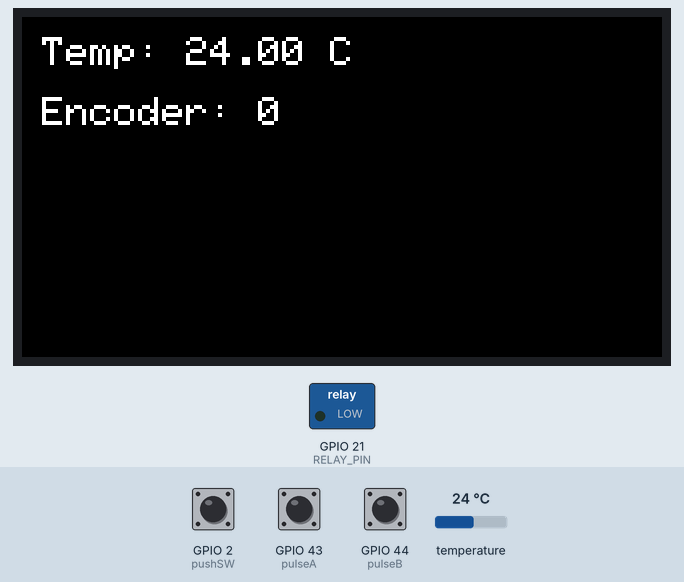
Recording of a program running on a simulated ESP32-S3. Shown: 320×170 colour display, switched loads named in the program (green lamp = pin HIGH). Inputs (shaded band) come from the test bench; at power-on: temperature 24 °C, GPIO 44 (pulseB) HIGH, GPIO 43 (pulseA) HIGH, GPIO 2 (pushSW) HIGH. What the program prints to the serial monitor is not drawn.

Above: at 2.4 s.
2.5 s: temperature set to 12 °C
At 5.5 s:
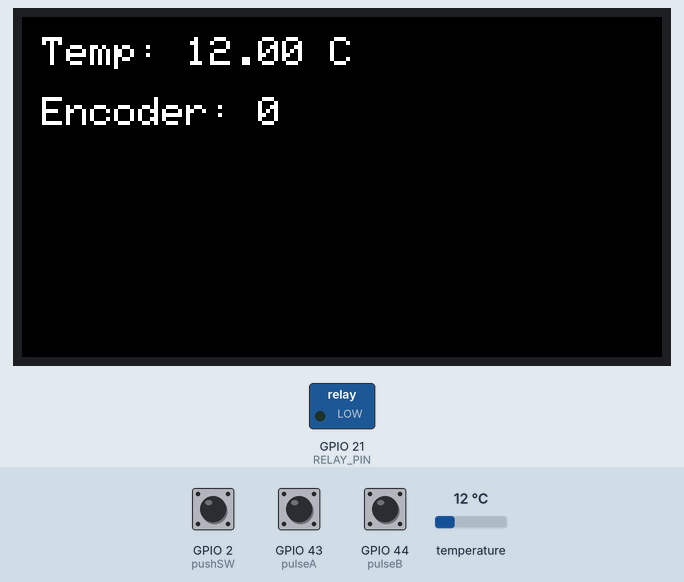
5.9 s: GPIO 44 (pulseB) pulled LOW for 2.6 s
At 7.8 s:
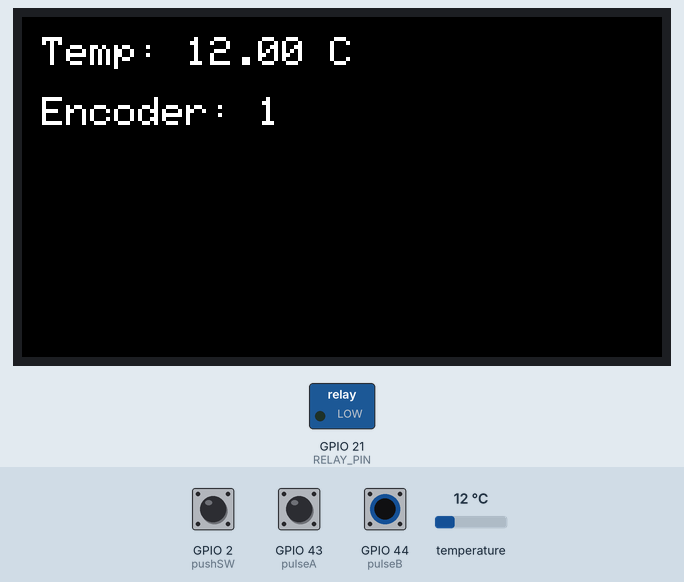
10.1 s: temperature set to 2.1 °C
At 11.2 s:
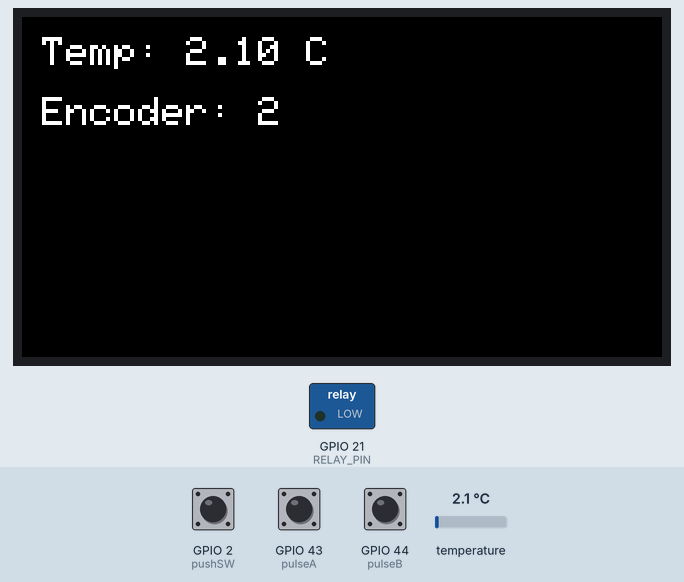
13.1 s: temperature set to 1.8 °C
At 15.7 s:
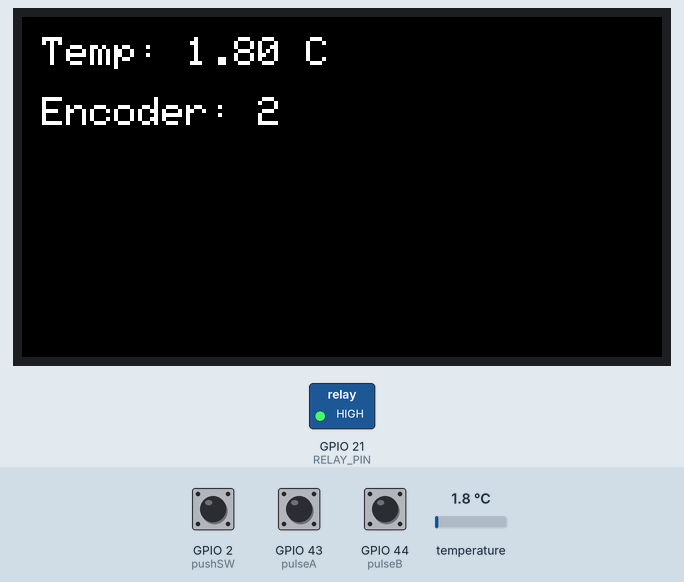
16.5 s: GPIO 43 (pulseA) pulled LOW for 2.6 s
Timing chart, 0 to 19.5 s (numbered marks = the images above; inputs shaded):
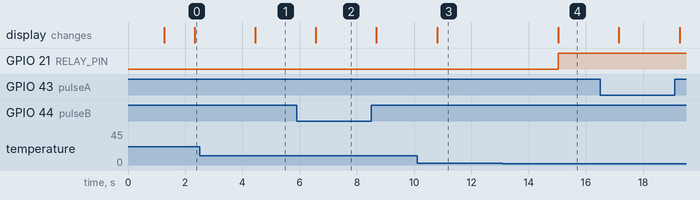

Measured:
- the behaviour switches between 2 and 1.9 °C on temperature (found by bisection; images 3 and 4)
- after the input at 2.5 s, the display: changes after 1.9 s (image 1)
- after the input at 5.9 s, the display: changes after 0.66 s (image 2)
- after the input at 10.1 s, the display: changes after 0.70 s (image 3)
- after the input at 13.1 s, GPIO 21 (RELAY_PIN): LOW → HIGH after 1.9 s; the display: changes after 1.9 s (image 4)

The program:

main.cpp
```cpp
#include <Arduino.h>
#include <TFT_eSPI.h>
#include <Adafruit_NeoPixel.h>
#include <DHTesp.h>


DHTesp          dht;
int interval = 2000; // 2초 간격
unsigned long lastDHTReadMillis = 0; // 마지막 DHT 읽기 시간
float temperature = 0; // 온도 저장 변수
char buf[50]; // 출력 문자열 저장
#define DHTPIN 17 // DHT 센서 연결 핀 정의
int RELAY_PIN  = 21; // 릴레이 핀 정의

TFT_eSPI tft = TFT_eSPI();

const int pulseA = 43;
const int pulseB = 44;
const int pushSW = 2;


volatile long encoderValue = 0;
volatile int lastEncoded = 0;

IRAM_ATTR void handleRotary() {
    int MSB = digitalRead(pulseA);
    int LSB = digitalRead(pulseB);
    int encoded = (MSB << 1) | LSB;
    int sum = (lastEncoded << 2) | encoded;

    if (sum == 0b1101 || sum == 0b0100 || sum == 0b0010 || sum == 0b1011) encoderValue++;
    if (sum == 0b1110 || sum == 0b0111 || sum == 0b0001 || sum == 0b1000) encoderValue--;

    lastEncoded = encoded;

    // 값 제한 (0 ~ 60)
    if (encoderValue > 60) {
        encoderValue = 60;
    } else if (encoderValue < 0) {
        encoderValue = 0;
    }
}

IRAM_ATTR void buttonClicked() {
    Serial.println("Button pushed");
}

void readDHT22() {
    unsigned long currentMillis = millis();

    if(currentMillis > lastDHTReadMillis + interval) {
        lastDHTReadMillis = currentMillis;

        temperature = dht.getTemperature();
    }
}

void setup() {
    Serial.begin(115200);

    // 핀 설정
    pinMode(pushSW, INPUT_PULLUP);
    pinMode(pulseA, INPUT_PULLUP);
    pinMode(pulseB, INPUT_PULLUP);
    pinMode(RELAY_PIN, OUTPUT); // 릴레이 핀 설정

    // 인터럽트 설정
    attachInterrupt(pushSW, buttonClicked, FALLING);
    attachInterrupt(pulseA, handleRotary, CHANGE);
    attachInterrupt(pulseB, handleRotary, CHANGE);

    // TFT 초기화
    dht.setup(DHTPIN, DHTesp::DHT22);
    tft.init();
    tft.setRotation(1);
    tft.fillScreen(TFT_BLACK);
    tft.setTextColor(TFT_WHITE);
    tft.drawString("Atmosphere Meter", 60, 20, 4);
    delay(1000);
    Serial.println();
    Serial.println("Temperature (C)");
}

void loop() {
    // 온도 읽기
    readDHT22();

    // 화면에 출력
    tft.fillScreen(TFT_BLACK);
    tft.setTextColor(TFT_WHITE);
    tft.setTextSize(2);
    tft.setCursor(10, 10);
    tft.print("Temp: ");
    tft.print(temperature);
    tft.println(" C");

    tft.setCursor(10, 40);
    tft.print("Encoder: ");
    tft.print(encoderValue);

     // 시리얼 모니터에 현재 값 출력
    Serial.printf("Temperature: %.1f, Encoder: %ld\n", temperature, encoderValue);

    // 온도와 Rotary Encoder 값 비교
    if (temperature < encoderValue) {
        digitalWrite(RELAY_PIN, HIGH); // 릴레이 구동
    } else {
        digitalWrite(RELAY_PIN, LOW);  // 릴레이 정지
    }

    delay(1000); // 1초마다 업데이트
}
```
